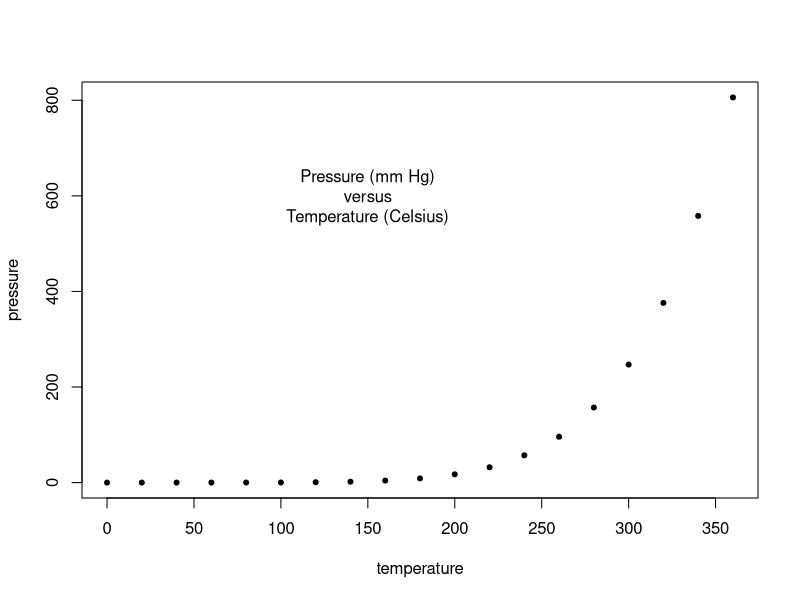
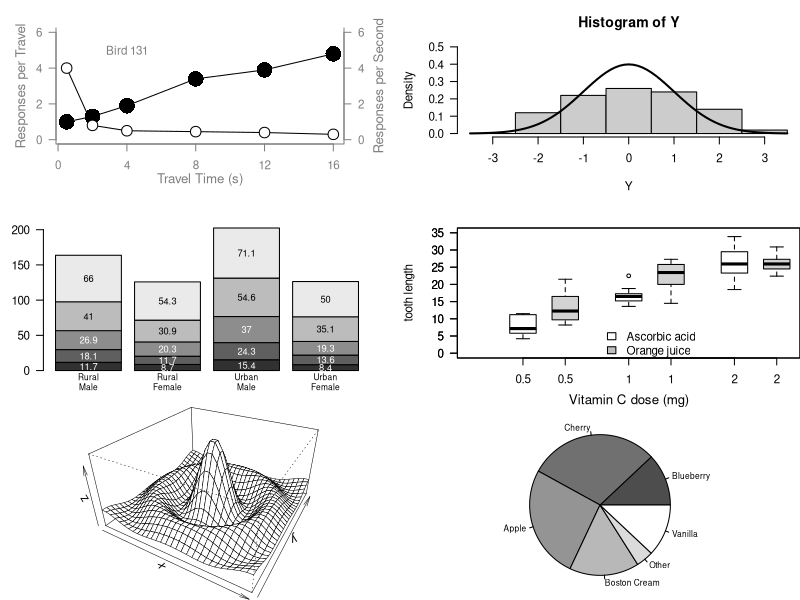
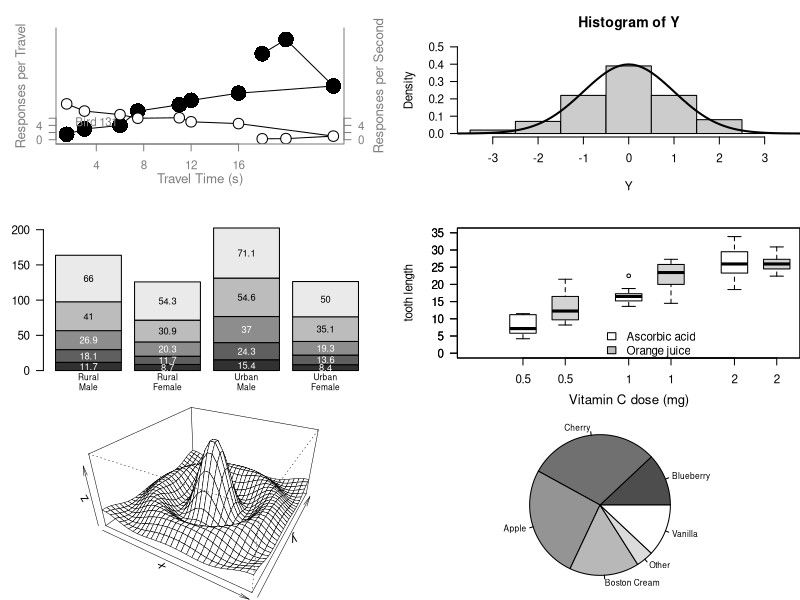
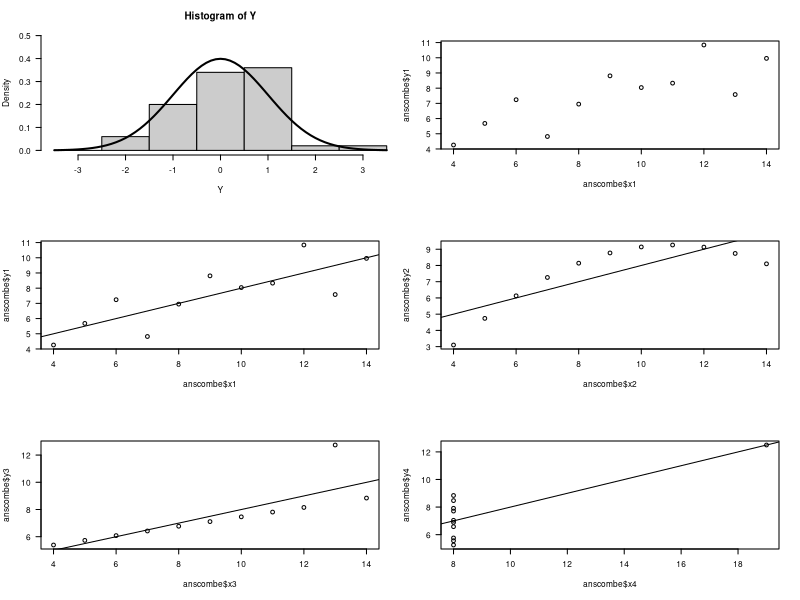
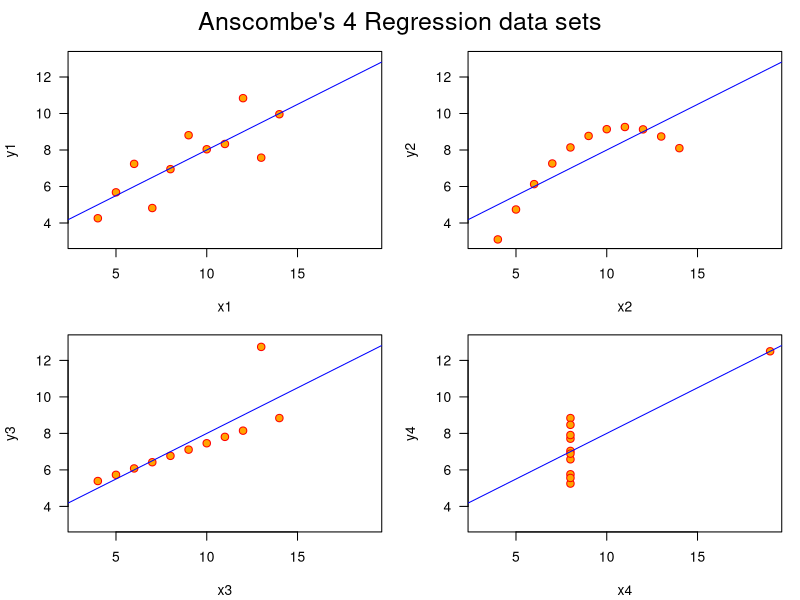

The R script that drew these images, in order:
## ---- chunk 1
### Paul Murrell's R examples (selected)

## Start plotting from basics 
# Note the order
plot(pressure, pch=20)  # Can you change pch? Yes, pch can be changed and it changes the shape of the points.
text(150, 600, 
     "Pressure (mm Hg)\nversus\nTemperature (Celsius)")

#  Examples of standard high-level plots 
#  In each case, extra output is also added using low-level 
#  plotting functions.
# 

# Setting the parameter (3 rows by 2 cols)
par(mfrow=c(3, 2))

# Scatterplot
# Note the incremental additions

x <- c(0.5, 2, 4, 8, 12, 16)
y1 <- c(1, 1.3, 1.9, 3.4, 3.9, 4.8)
y2 <- c(4, .8, .5, .45, .4, .3)

# Setting label orientation, margins c(bottom, left, top, right) & text size
par(las=1, mar=c(4, 4, 2, 4), cex=.7) 
plot.new()
plot.window(range(x), c(0, 6))
lines(x, y1)
lines(x, y2)
points(x, y1, pch=16, cex=3) # Try different cex value?  If you change the cex value it changes the size of the points.
points(x, y2, pch=21, bg="white", cex=2)  # Different background color
par(col="gray50", fg="gray50", col.axis="gray50")
axis(1, at=seq(0, 16, 4)) # What is the first number standing for? # The first number is which side of the graph the axis is on. 1 is the bottom, 3 is the top, 2 is the left, and 4 is the right.
axis(2, at=seq(0, 6, 2))
axis(4, at=seq(0, 6, 2))
box(bty="u")
mtext("Travel Time (s)", side=1, line=2, cex=0.8)
mtext("Responses per Travel", side=2, line=2, las=0, cex=0.8)
mtext("Responses per Second", side=4, line=2, las=0, cex=0.8)
text(4, 5, "Bird 131")
par(mar=c(5.1, 4.1, 4.1, 2.1), col="black", fg="black", col.axis="black")

# Histogram
# Random data
Y <- rnorm(50)
# Make sure no Y exceed [-3.5, 3.5]
Y[Y < -3.5 | Y > 3.5] <- NA # Selection/set range
x <- seq(-3.5, 3.5, .1)
dn <- dnorm(x)
par(mar=c(4.5, 4.1, 3.1, 0))
hist(Y, breaks=seq(-3.5, 3.5), ylim=c(0, 0.5), 
     col="gray80", freq=FALSE)
lines(x, dnorm(x), lwd=2)
par(mar=c(5.1, 4.1, 4.1, 2.1))

# Barplot
par(mar=c(2, 3.1, 2, 2.1)) 
midpts <- barplot(VADeaths, 
                  col=gray(0.1 + seq(1, 9, 2)/11), 
                  names=rep("", 4))
mtext(sub(" ", "\n", colnames(VADeaths)),
      at=midpts, side=1, line=0.5, cex=0.5)
text(rep(midpts, each=5), apply(VADeaths, 2, cumsum) - VADeaths/2,
     VADeaths, 
     col=rep(c("white", "black"), times=3:2), 
     cex=0.8)
par(mar=c(5.1, 4.1, 4.1, 2.1))  

# Boxplot
par(mar=c(3, 4.1, 2, 0))
boxplot(len ~ dose, data = ToothGrowth,
        boxwex = 0.25, at = 1:3 - 0.2,
        subset= supp == "VC", col="white",
        xlab="",
        ylab="tooth length", ylim=c(0,35))
mtext("Vitamin C dose (mg)", side=1, line=2.5, cex=0.8)
boxplot(len ~ dose, data = ToothGrowth, add = TRUE,
        boxwex = 0.25, at = 1:3 + 0.2,
        
        subset= supp == "OJ")
legend(1.5, 9, c("Ascorbic acid", "Orange juice"), 
       fill = c("white", "gray"), 
       bty="n")
par(mar=c(5.1, 4.1, 4.1, 2.1))

# Persp
x <- seq(-10, 10, length= 30)
y <- x
f <- function(x,y) { r <- sqrt(x^2+y^2); 10 * sin(r)/r }
z <- outer(x, y, f)
z[is.na(z)] <- 1
# 0.5 to include z axis label
par(mar=c(0, 0.5, 0, 0), lwd=0.5)
persp(x, y, z, theta = 30, phi = 30, 
      expand = 0.5)
par(mar=c(5.1, 4.1, 4.1, 2.1), lwd=1)

# Piechart
par(mar=c(0, 2, 1, 2), xpd=FALSE, cex=0.5)
pie.sales <- c(0.12, 0.3, 0.26, 0.16, 0.04, 0.12)
names(pie.sales) <- c("Blueberry", "Cherry",
                      "Apple", "Boston Cream", "Other", "Vanilla")
pie(pie.sales, col = gray(seq(0.3,1.0,length=6))) 

# Exercise: Can you generate these charts individually?  
# Yes I can generate them inidivually all you need 
#to do is not set the parameters so there is an array 
#of plots and then plot out a single graph.

# Try these functions using another dataset. Be sure to work on the layout and margins.



## ---- chunk 2


# Setting the parameter (3 rows by 2 cols)
par(mfrow=c(3, 2))

# Scatterplot
# Note the incremental additions

x <- c(1.5, 3, 6, 7.5, 11, 12, 16, 24, 20, 18)
y1 <- c(1.5, 3, 4, 8, 9.75, 11, 13, 15, 28, 24)
y2 <- c(10, 8, 7, 6, 6.13, 5, 4.5, 1, .3, .25)

# Setting label orientation, margins c(bottom, left, top, right) & text size
par(las=1, mar=c(4, 4, 2, 4), cex=.7) 
plot.new()
plot.window(range(x), c(0, 30))
lines(x, y1)
lines(x, y2)
points(x, y1, pch=16, cex=3) # Try different cex value?  If you change the cex value it changes the size of the points.
points(x, y2, pch=21, bg="white", cex=2)  # Different background color
par(col="gray50", fg="gray50", col.axis="gray50")
axis(1, at=seq(0, 16, 4)) # What is the first number standing for? # The first number is which side of the graph the axis is on. 1 is the bottom, 3 is the top, 2 is the left, and 4 is the right.
axis(2, at=seq(0, 6, 2))
axis(4, at=seq(0, 6, 2))
box(bty="u")
mtext("Travel Time (s)", side=1, line=2, cex=0.8)
mtext("Responses per Travel", side=2, line=2, las=0, cex=0.8)
mtext("Responses per Second", side=4, line=2, las=0, cex=0.8)
text(4, 5, "Bird 131")
par(mar=c(5.1, 4.1, 4.1, 2.1), col="black", fg="black", col.axis="black")

# Histogram
# Random data
Y <- rnorm(100)
# Make sure no Y exceed [-3.5, 3.5]
Y[Y < -5.5 | Y > 5.5] <- NA # Selection/set range
x <- seq(-5.5, 5.5, .1)
dn <- dnorm(x)
par(mar=c(4.5, 4.1, 3.1, 0))
hist(Y, breaks=seq(-3.5, 3.5), ylim=c(0, 0.5), 
     col="gray80", freq=FALSE)
lines(x, dnorm(x), lwd=2)
par(mar=c(5.1, 4.1, 4.1, 2.1))

# Barplot
par(mar=c(2, 3.1, 2, 2.1)) 
midpts <- barplot(VADeaths, 
                  col=gray(0.1 + seq(1, 9, 2)/11), 
                  names=rep("", 4))
mtext(sub(" ", "\n", colnames(VADeaths)),
      at=midpts, side=1, line=0.5, cex=0.5)
text(rep(midpts, each=5), apply(VADeaths, 2, cumsum) - VADeaths/2,
     VADeaths, 
     col=rep(c("white", "black"), times=3:2), 
     cex=0.8)
par(mar=c(5.1, 4.1, 4.1, 2.1))  

# Boxplot
par(mar=c(3, 4.1, 2, 0))
boxplot(len ~ dose, data = ToothGrowth,
        boxwex = 0.25, at = 1:3 - 0.2,
        subset= supp == "VC", col="white",
        xlab="",
        ylab="tooth length", ylim=c(0,35))
mtext("Vitamin C dose (mg)", side=1, line=2.5, cex=0.8)
boxplot(len ~ dose, data = ToothGrowth, add = TRUE,
        boxwex = 0.25, at = 1:3 + 0.2,
        
        subset= supp == "OJ")
legend(1.5, 9, c("Ascorbic acid", "Orange juice"), 
       fill = c("white", "gray"), 
       bty="n")
par(mar=c(5.1, 4.1, 4.1, 2.1))

# Persp
x <- seq(-10, 10, length= 30)
y <- x
f <- function(x,y) { r <- sqrt(x^2+y^2); 10 * sin(r)/r }
z <- outer(x, y, f)
z[is.na(z)] <- 1
# 0.5 to include z axis label
par(mar=c(0, 0.5, 0, 0), lwd=0.5)
persp(x, y, z, theta = 30, phi = 30, 
      expand = 0.5)
par(mar=c(5.1, 4.1, 4.1, 2.1), lwd=1)

# Piechart
par(mar=c(0, 2, 1, 2), xpd=FALSE, cex=0.5)
pie.sales <- c(0.12, 0.3, 0.26, 0.16, 0.04, 0.12)
names(pie.sales) <- c("Blueberry", "Cherry",
                      "Apple", "Boston Cream", "Other", "Vanilla")
pie(pie.sales, col = gray(seq(0.3,1.0,length=6))) 

## ---- chunk 3
# Histogram
# Random data
Y <- rnorm(50) #This randomly generates data.
# Make sure no Y exceed [-3.5, 3.5]
Y[Y < -3.5 | Y > 3.5] <- NA # Selection/set range
x <- seq(-3.5, 3.5, .1)
dn <- dnorm(x)
par(mar=c(4.5, 4.1, 3.1, 0))
hist(Y, breaks=seq(-3.5, 3.5), ylim=c(0, 0.5), 
     col="gray80", freq=FALSE) #This makes the histogram.
lines(x, dnorm(x), lwd=2) # This draws the line of normal distribution.
par(mar=c(5.1, 4.1, 4.1, 2.1))
## ---- chunk 4
## Data Visualization
## Objective: Identify data or model problems using visualization
## Anscombe (1973) Quartlet

data(anscombe)  # Load Anscombe's data
View(anscombe) # View the data
summary(anscombe)

## Simple version
plot(anscombe$x1,anscombe$y1)
summary(anscombe)

# Create four model objects
lm1 <- lm(y1 ~ x1, data=anscombe)
summary(lm1)
lm2 <- lm(y2 ~ x2, data=anscombe)
summary(lm2)
lm3 <- lm(y3 ~ x3, data=anscombe)
summary(lm3)
lm4 <- lm(y4 ~ x4, data=anscombe)
summary(lm4)
plot(anscombe$x1,anscombe$y1)
abline(coefficients(lm1))
plot(anscombe$x2,anscombe$y2)
abline(coefficients(lm2))
plot(anscombe$x3,anscombe$y3)
abline(coefficients(lm3))
plot(anscombe$x4,anscombe$y4)
abline(coefficients(lm4))


## Fancy version (per help file)

ff <- y ~ x
mods <- setNames(as.list(1:4), paste0("lm", 1:4))

# Plot using for loop
for(i in 1:4) {
  ff[2:3] <- lapply(paste0(c("y","x"), i), as.name)
  ## or   ff[[2]] <- as.name(paste0("y", i))
  ##      ff[[3]] <- as.name(paste0("x", i))
  mods[[i]] <- lmi <- lm(ff, data = anscombe)
  print(anova(lmi))
}

sapply(mods, coef)  # Note the use of this function
lapply(mods, function(fm) coef(summary(fm)))

# Preparing for the plots
op <- par(mfrow = c(2, 2), mar = 0.1+c(4,4,1,1), oma =  c(0, 0, 2, 0))

# Plot charts using for loop
for(i in 1:4) {
  ff[2:3] <- lapply(paste0(c("y","x"), i), as.name)
  plot(ff, data = anscombe, col = "red", pch = 21, bg = "orange", cex = 1.2,
       xlim = c(3, 19), ylim = c(3, 13))
  abline(mods[[i]], col = "blue")
}
mtext("Anscombe's 4 Regression data sets", outer = TRUE, cex = 1.5)
par(op)
